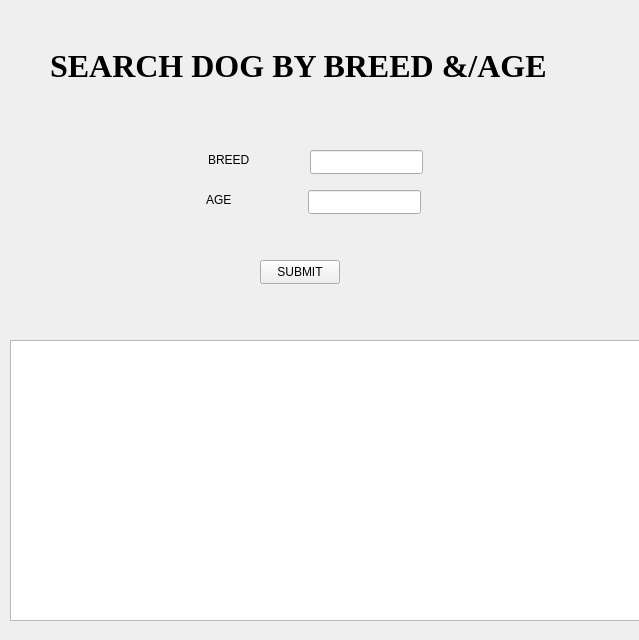
<?xml version="1.0" encoding="UTF-8"?>
<ui version="4.0">
 <class>searcDogByAgeBreed</class>
 <widget class="QWidget" name="searcDogByAgeBreed">
  <property name="geometry">
   <rect>
    <x>0</x>
    <y>0</y>
    <width>639</width>
    <height>640</height>
   </rect>
  </property>
  <property name="windowTitle">
   <string>Form</string>
  </property>
  <widget class="QLineEdit" name="age">
   <property name="geometry">
    <rect>
     <x>308</x>
     <y>190</y>
     <width>113</width>
     <height>24</height>
    </rect>
   </property>
  </widget>
  <widget class="QLabel" name="label_5">
   <property name="geometry">
    <rect>
     <x>50</x>
     <y>0</y>
     <width>581</width>
     <height>131</height>
    </rect>
   </property>
   <property name="font">
    <font>
     <family>Times New Roman</family>
     <pointsize>24</pointsize>
     <bold>true</bold>
    </font>
   </property>
   <property name="text">
    <string>SEARCH DOG BY BREED &amp;/AGE</string>
   </property>
  </widget>
  <widget class="QLabel" name="label_6">
   <property name="geometry">
    <rect>
     <x>208</x>
     <y>150</y>
     <width>91</width>
     <height>20</height>
    </rect>
   </property>
   <property name="text">
    <string>BREED</string>
   </property>
  </widget>
  <widget class="QLabel" name="label_7">
   <property name="geometry">
    <rect>
     <x>206</x>
     <y>190</y>
     <width>91</width>
     <height>20</height>
    </rect>
   </property>
   <property name="text">
    <string>AGE</string>
   </property>
  </widget>
  <widget class="QLineEdit" name="breed">
   <property name="geometry">
    <rect>
     <x>310</x>
     <y>150</y>
     <width>113</width>
     <height>24</height>
    </rect>
   </property>
  </widget>
  <widget class="QPushButton" name="subbButon">
   <property name="geometry">
    <rect>
     <x>260</x>
     <y>260</y>
     <width>80</width>
     <height>24</height>
    </rect>
   </property>
   <property name="text">
    <string>SUBMIT</string>
   </property>
  </widget>
  <widget class="QTableView" name="tableView">
   <property name="geometry">
    <rect>
     <x>10</x>
     <y>340</y>
     <width>631</width>
     <height>281</height>
    </rect>
   </property>
   <property name="layoutDirection">
    <enum>Qt::LayoutDirection::LeftToRight</enum>
   </property>
   <property name="sizeAdjustPolicy">
    <enum>QAbstractScrollArea::SizeAdjustPolicy::AdjustToContents</enum>
   </property>
   <property name="editTriggers">
    <set>QAbstractItemView::EditTrigger::NoEditTriggers</set>
   </property>
   <property name="gridStyle">
    <enum>Qt::PenStyle::SolidLine</enum>
   </property>
  </widget>
 </widget>
 <resources/>
 <connections/>
</ui>
